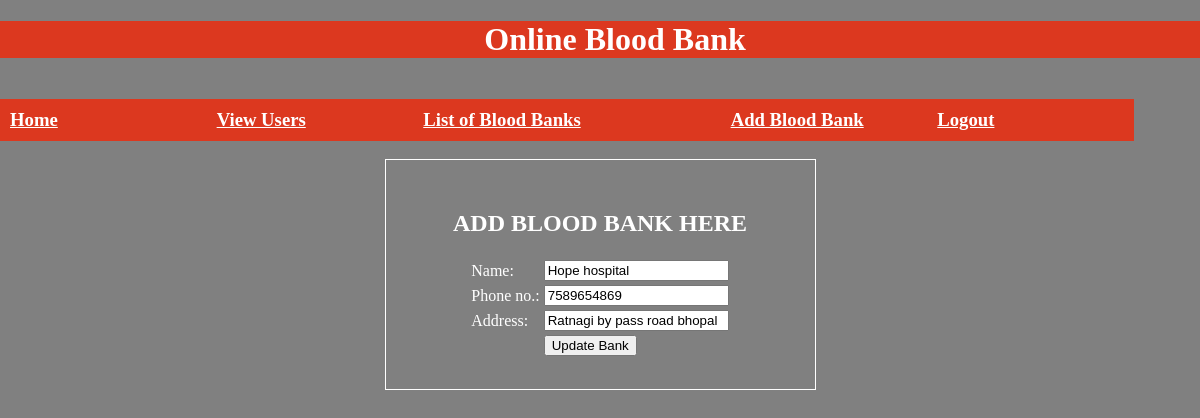
The app's page /admin/editbloodbank.php?id=6 (signed in) with its own data.
### tables this page shows
CREATE TABLE IF NOT EXISTS `addblood` (
  `id` int(25) NOT NULL AUTO_INCREMENT,
  `name` char(50) NOT NULL,
  `phone_no` bigint(10) NOT NULL,
  `address` varchar(50) NOT NULL,
  PRIMARY KEY (`id`)
);

### admin/editbloodbank.php (the view, shortened to what this page needs)
<?php
$id=0;
if(isset($_GET['id'])){
	$id =$_GET['id'];
}
$query = "select * from addblood where id='$id'";
$con=mysqli_connect('localhost','root',12345,'blood1');
$result = mysqli_query($con,$query);
$resultrows= mysqli_fetch_array($result);
?>
<html>
<head>
<link rel="stylesheet" type="text/css" href="css/grid.css">
</head>
<body bgcolor="grey">
<div class="container">
<div class="row">
<div class="col-12">
<h1 style="background-color:#DC381F;" align="center"><font color="white">Online Blood Bank</font></center></h1>
</div>
</div><br>
<br>
<?php
include('nav.php');
?>
<div class="row">
<div class="col-12">
<center>
<div style="border:1px solid white;width:30%; padding:30px;">
<h2 align="center" style="color:white;">ADD BLOOD BANK HERE</h2>
<table align="center" style="color:white;">
<form action="updatebank.php" method="POST">
<tr><td>Name:</td><td><input type="text" name="name" value="<?php echo $resultrows[1];?>"></td></tr>
<tr><td>Phone no.:</td><td><input type="text" name="phone_no"  value="<?php echo $resultrows[2];?>"></td></tr>
<tr><td>Address:</td><td><input type="text" name="address"  value="<?php echo $resultrows[3];?>"></td></tr>
<tr><td></td><td><input type="submit" value="Update Bank"></td></tr>
</form>
</table>
</div>
</center>
</div>
</div>
</body>
</html>

### admin/css/grid.css (style rules this page uses)
.container { width:100%; }
body { margin:0px; }
.col-12 { width:100% }
.row { margin-left:-15px; margin-right:-15px; }
.col-1,.col-2,.col-3,.col-4,.col-5,.col-6,.col-7,.col-8,.col-9,.col-10,.col-11,.col-12 { float:left }
.container { margin-right:auto; margin-left:auto; padding-left:15px; padding-right:15px; }
.container { max-width:100%; }

### records on screen
addblood: name "Hope hospital", phone_no "7589654869", address "Ratnagi by pass road bhopal"
